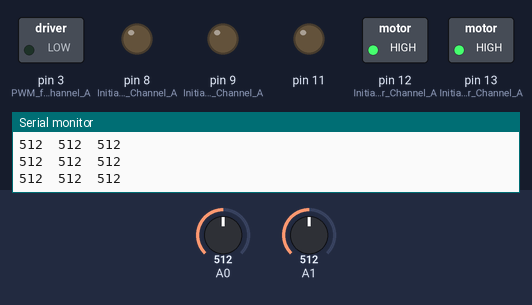
Bench run of a sketch on a simulated Arduino Uno, built with avr-gcc and run on an emulated ATmega328P. Shown: switched loads named in the sketch (green lamp = pin HIGH), output pins drawn as LEDs (lit = HIGH), the last lines printed to the serial monitor. The inputs (shaded band) are chosen by the test bench; at power-on: A0 = 512, A1 = 512.

Above: at 1.2 s.
1.3 s: A0 set to 716
At 1.9 s:
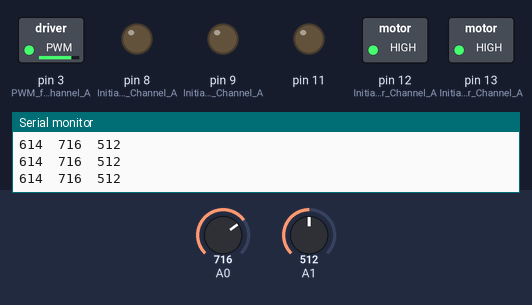
2.8 s: A1 set to 716
At 4.0 s:
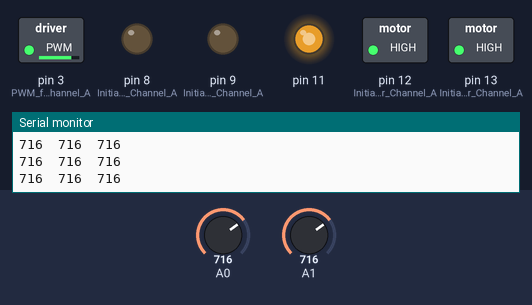
4.3 s: A0 set to 753
At 5.2 s:
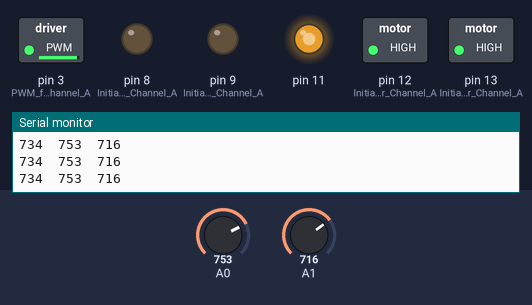
5.8 s: A0 set to 768
At 6.7 s:
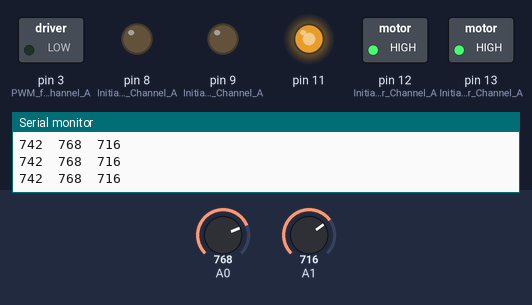
7.3 s: A1 set to 759
At 7.8 s:
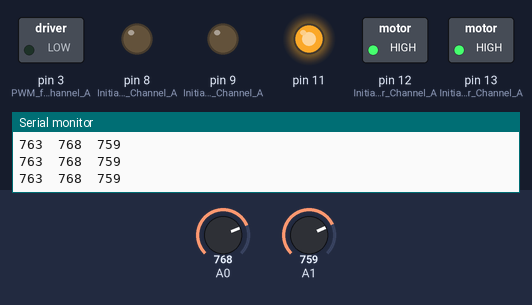
10.3 s: A1 set to 768
At 11.1 s:
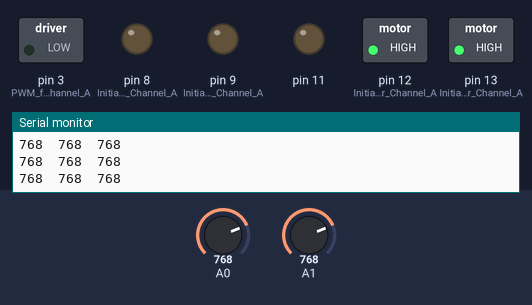
Timing chart, 0 to 12.8 s (numbered marks = the images above; inputs shaded):
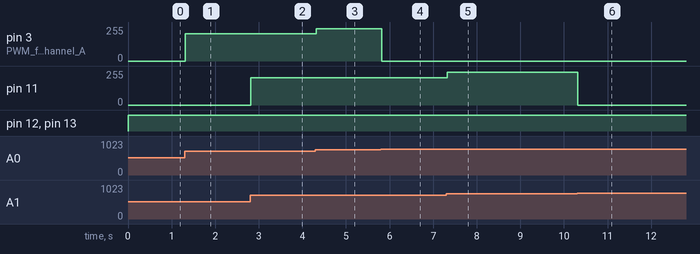

Measured:
- the behaviour switches between 767 and 768 on A0 (found by bisection; images 3 and 4)
- the behaviour switches between 767 and 768 on A1 (found by bisection; images 5 and 6)
- after the input at 1.3 s, pin 3 (PWM_for_channel_A): 0/255 → 204/255 at once
- after the input at 2.8 s, pin 11: 0/255 → 204/255 at once
- after the input at 4.3 s, pin 3 (PWM_for_channel_A): 204/255 → 241/255 at once
- after the input at 5.8 s, pin 3 (PWM_for_channel_A): 241/255 → 0/255 at once
- after the input at 7.3 s, pin 11: 204/255 → 247/255 at once
- after the input at 10.3 s, pin 11: 247/255 → 0/255 at once

The sketch:

Photovore_Robot_LDR.ino
```cpp
int LeftVal;
int RightVal;
int looks;
int calibrate;

void setup()  //runs once when first switched on
{
  //Declare pins as outputs
      //Setup Channel A
  pinMode(12, OUTPUT); //Initiates Motor Channel A pin
  pinMode(9, OUTPUT); //Initiates Brake Channel A pin
  pinMode(3, OUTPUT); // PWM for channel A

      //Setup Channel B
  pinMode(13, OUTPUT); //Initiates Motor Channel A pin
  pinMode(8, OUTPUT);  //Initiates Brake Channel A pin
  pinMode(11, OUTPUT); //// PWM for channel A

 Serial.begin(9600);
}

void loop()
{
      LeftVal  = analogRead(A0);
      RightVal = analogRead(A1);
        calibration();

      if(LeftVal < calibrate && RightVal <calibrate)

                 { lookaround();
                  looks=looks +1;
                  serialreply(); }
      else if  (LeftVal > calibrate )
           {

            serialreply();
            motor();
            }
      else if( RightVal > calibrate)
           {

            serialreply();
            motor();
           }
      else if (LeftVal=RightVal )
            { serialreply();

              motor();
            }

}


  void calibration()
      {  calibrate = (LeftVal + RightVal)/2 ; }
  void serialreply()
      {  Serial.print(calibrate);
         Serial.print("\t");
         Serial.print(LeftVal);
         Serial.print("\t");
         Serial.print(RightVal);
         Serial.print("\n");

      }
  void lookaround()
      {  //Motor A
         digitalWrite(12, LOW); //Establishes backward direction
         digitalWrite(9, LOW);   //Disengage the Brake
         analogWrite(3,255 );   ////Spins the motor A

          //Motor B
         digitalWrite(13, HIGH); //Establishes forward direction
         digitalWrite(8, LOW);   //Disengage the Brake
         analogWrite(11,255 );    //Spins the motor B
      }
   void motor()
      {
        //Motor A
   digitalWrite(12, HIGH);//Establishes forward direction to moror
   digitalWrite(9, LOW);   //Disengage the Brake
   analogWrite(3,LeftVal );   //Spins the motor A (0-255) speed

   //Motor B
   digitalWrite(13, HIGH);//Establishes forward direction to moror
   digitalWrite(8, LOW);   //Disengage the Brake
   analogWrite(11,RightVal );   //Spins the motor A (0-255) speed

      }
```
